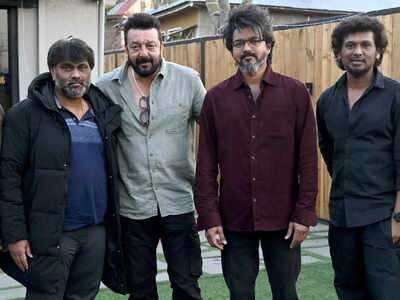
#> input picture 98577420.jpg, 400 x 300 px
$ python multi.py
#> lines starting #> are read from the running program, lines starting #| are printed output that depends on the picture; after the words box and inside, x2 and y2 are one past the last pixel; in counts of white or black regions, pixels touching at a corner belong together
import cv2
facedetect = cv2.CascadeClassifier('Face.xml')
img = cv2.imread('98577420.jpg')
#> img is the input picture: shape (300, 400, 3); mean B, G, R 77.7, 74.4, 75
gray = cv2.cvtColor(img,cv2.COLOR_BGR2GRAY)
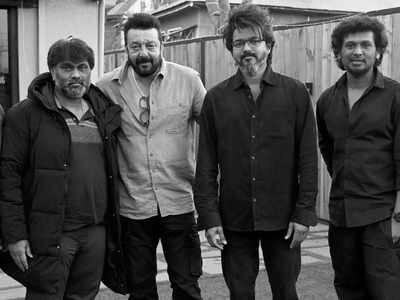
#> gray: shape (300, 400); min 0, max 255, mean 75
face = facedetect.detectMultiScale(gray,1.1,4)
#> face = [[225, 25, 46, 46], [334, 27, 48, 48], [120, 29, 46, 46], [53, 51, 46, 46]]
for(x,y,w,h) in face:
    cv2.rectangle(img,(x,y),(x+w,y+h),(0,0,255,),2)
#> this loop made 4 passes
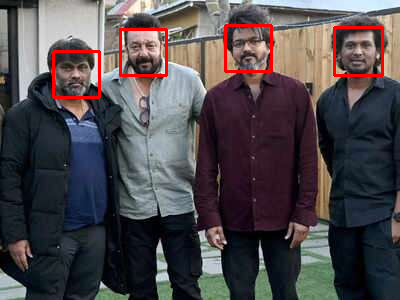
#> img: shape (300, 400, 3); 1.85% of pixels changed, all inside (x1, y1, x2, y2) = (52, 24, 384, 99)

cv2.imshow('r',img)
cv2.waitKey()

$ run again, with trisha080523_1.jpg copied over 98577420.jpg
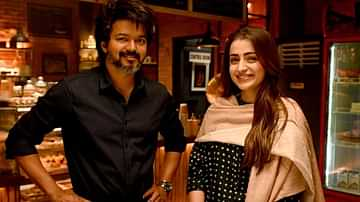
#> input picture trisha080523_1.jpg, 360 x 202 px
#> img is the input picture: shape (202, 360, 3); mean B, G, R 27.8, 46.8, 83.2
#> `gray = cv2.cvtColor(img,cv2.COLOR_BGR2GRAY)`:
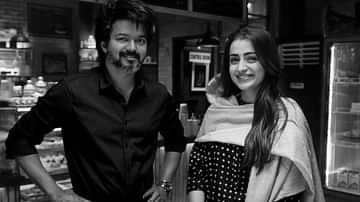
#> gray: shape (202, 360); min 0, max 254, mean 55.5
#> face = [[218, 40, 50, 50], [102, 19, 53, 53]]
#> the loop `for(x,y,w,h) in face:` made 2 passes
#> after the loop `for(x,y,w,h) in face:`:
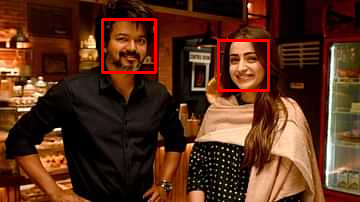
#> img: shape (202, 360, 3); 1.69% of pixels changed, all inside (x1, y1, x2, y2) = (101, 18, 270, 92)

$ run again, with vijay-20220622092431-662.jpg copied over 98577420.jpg
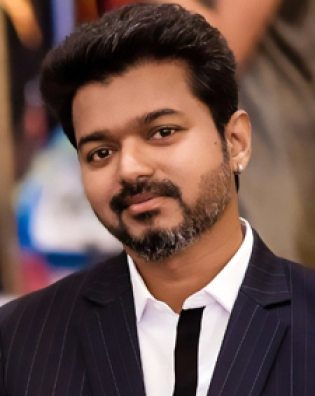
#> input picture vijay-20220622092431-662.jpg, 315 x 396 px
#> img is the input picture: shape (396, 315, 3); mean B, G, R 76, 82.5, 108.4
#> `gray = cv2.cvtColor(img,cv2.COLOR_BGR2GRAY)`:
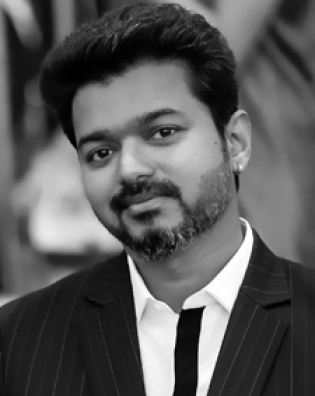
#> gray: shape (396, 315); min 0, max 255, mean 89.5
#> face = [[47, 65, 185, 185]]
#> the loop `for(x,y,w,h) in face:` made 1 pass
#> after the loop `for(x,y,w,h) in face:`:
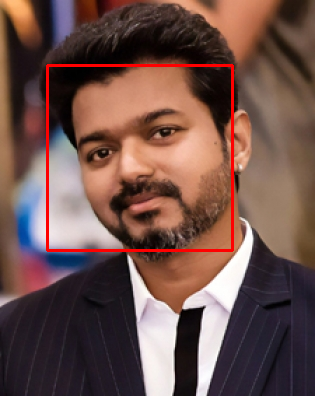
#> img: shape (396, 315, 3); 1.78% of pixels changed, all inside (x1, y1, x2, y2) = (46, 64, 234, 252)

$ run again, with Douleface.PNG saved as 98577420.jpg
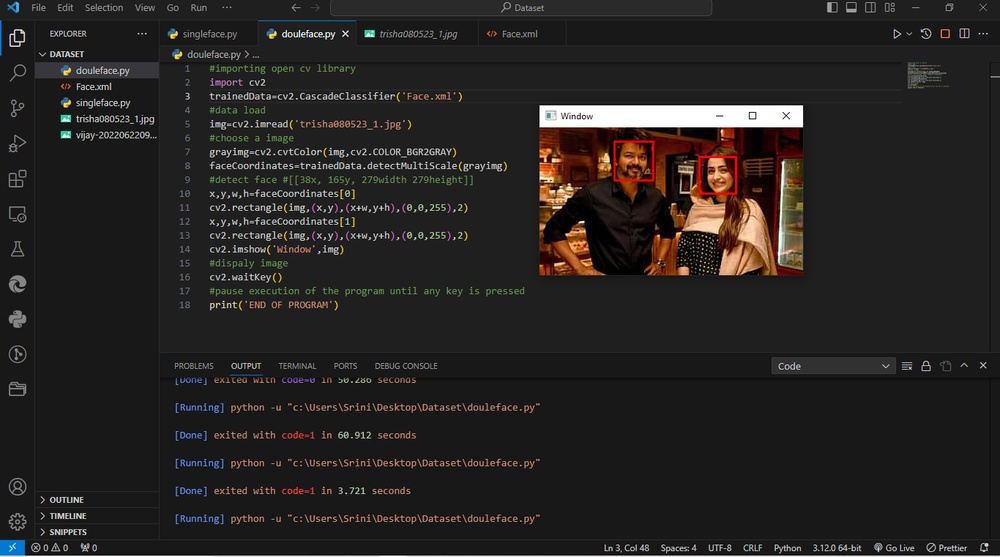
#> input picture Douleface.PNG, 1000 x 557 px, shrunk from 1366 x 761 before the run
#> img is the input picture: shape (557, 1000, 3); mean B, G, R 34.4, 35.9, 38.8
#> `gray = cv2.cvtColor(img,cv2.COLOR_BGR2GRAY)`:
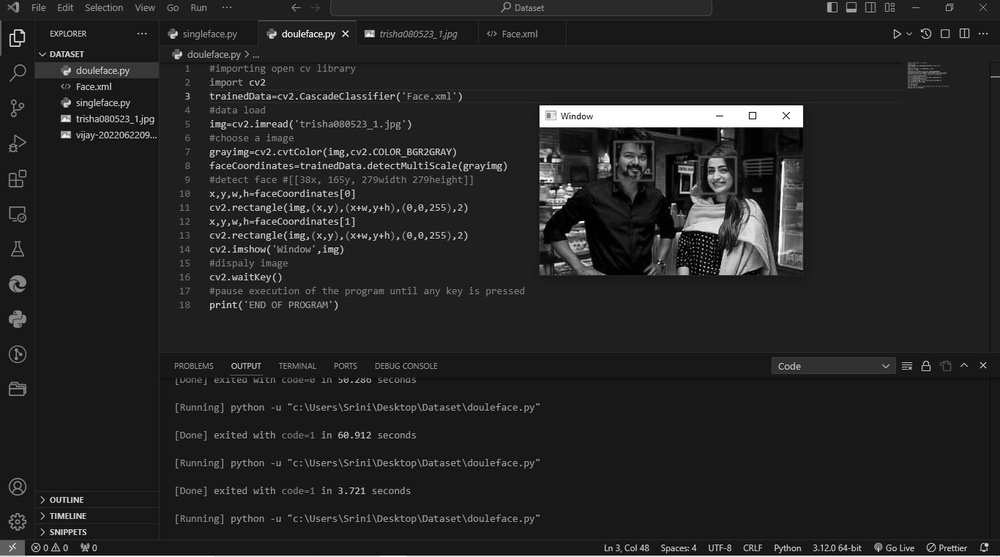
#> gray: shape (557, 1000); min 0, max 255, mean 36.6
#> face = [[700, 157, 35, 35], [618, 143, 34, 34]]
#> the loop `for(x,y,w,h) in face:` made 2 passes
#> after the loop `for(x,y,w,h) in face:`:
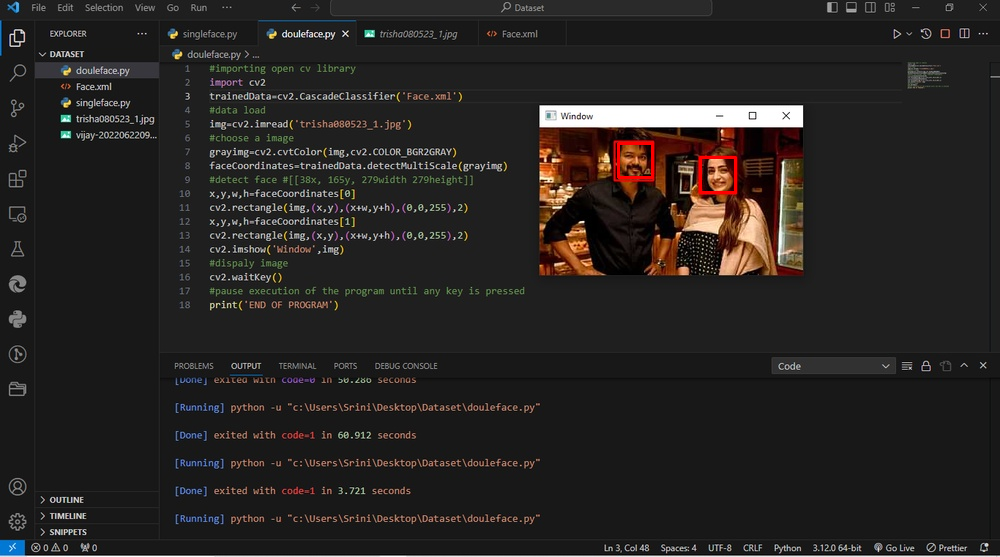
#> img: shape (557, 1000, 3); 0.15% of pixels changed, all inside (x1, y1, x2, y2) = (617, 142, 737, 194)
